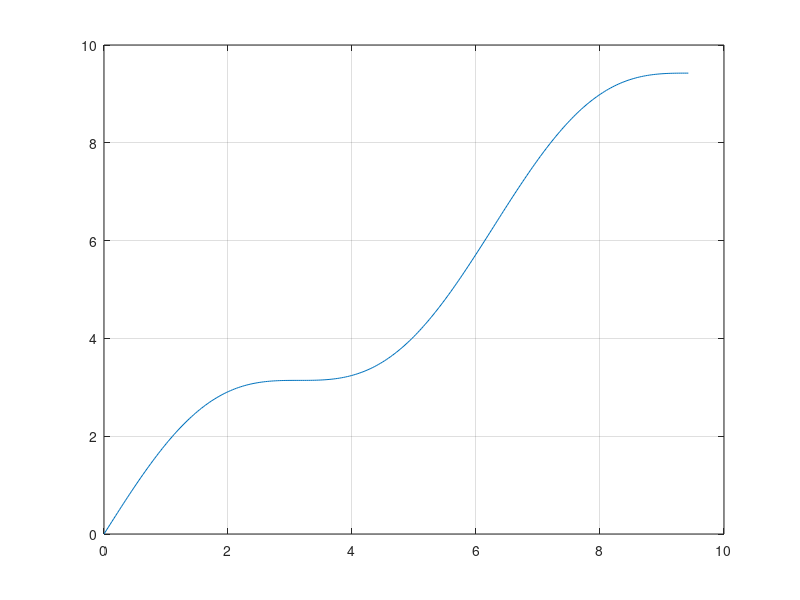

This chart was generated by the following MATLAB code: (Note: this script raises an error after producing the figure.)
%interpol
x = 0:pi/100:3*pi;
f = @(x) sin(x) + x;

figure('Name', 'Interpolation');
plot(x,f(x));

hold on;
grid on;
Interpo(f,0,3*pi,2,x,0);
Interpo(f,0,3*pi,3,x,0);
Interpo(f,0,3*pi,4,x,0);
Interpo(f,0,3*pi,5,x,0);
Interpo(f,0,3*pi,6,x,0);

lgd = legend('sin(x) + x', 'n = 2','n = 3','n = 4', 'n = 5', 'n = 6');
legend('Location', 'best');
hold off;

figure('Name', 'Interpolation error');
hold on;
grid on;
Interpo(f,0,3*pi,2,x,1);
Interpo(f,0,3*pi,3,x,1);
Interpo(f,0,3*pi,4,x,1);
Interpo(f,0,3*pi,5,x,1);
Interpo(f,0,3*pi,6,x,1);

legend('n = 2','n = 3','n = 4', 'n = 5', 'n = 6');
legend('Location', 'best');
hold off;

figure('Name', 'Exo 2');
x = 0:3*pi/1001:3*pi;
f = @(x) sin(x);
plot(x,f(x));

hold on;
grid on;
Interpo(f,0,3*pi,1,x,0);
Interpo(f,0,3*pi,2,x,0);
Interpo(f,0,3*pi,3,x,0);
Interpo(f,0,3*pi,4,x,0);
Interpo(f,0,3*pi,5,x,0);
Interpo(f,0,3*pi,6,x,0);
Interpo(f,0,3*pi,7,x,0);
ldg = legend('sin(x)', 'n=1', 'n=2','n=3','n=4','n=5','n=6','n=7');
legend('Location', 'best');

figure('Name', 'Interpolation error');
hold on;
grid on;
Interpo(f,0,3*pi,1,x,1);
Interpo(f,0,3*pi,2,x,1);
Interpo(f,0,3*pi,3,x,1);
Interpo(f,0,3*pi,4,x,1);
Interpo(f,0,3*pi,5,x,1);
Interpo(f,0,3*pi,6,x,1);
Interpo(f,0,3*pi,7,x,1);

lgd = legend('n=1','n=2','n=3','n=4', 'n=5', 'n=6', 'n=7');
legend('Location', 'best');
hold off;
